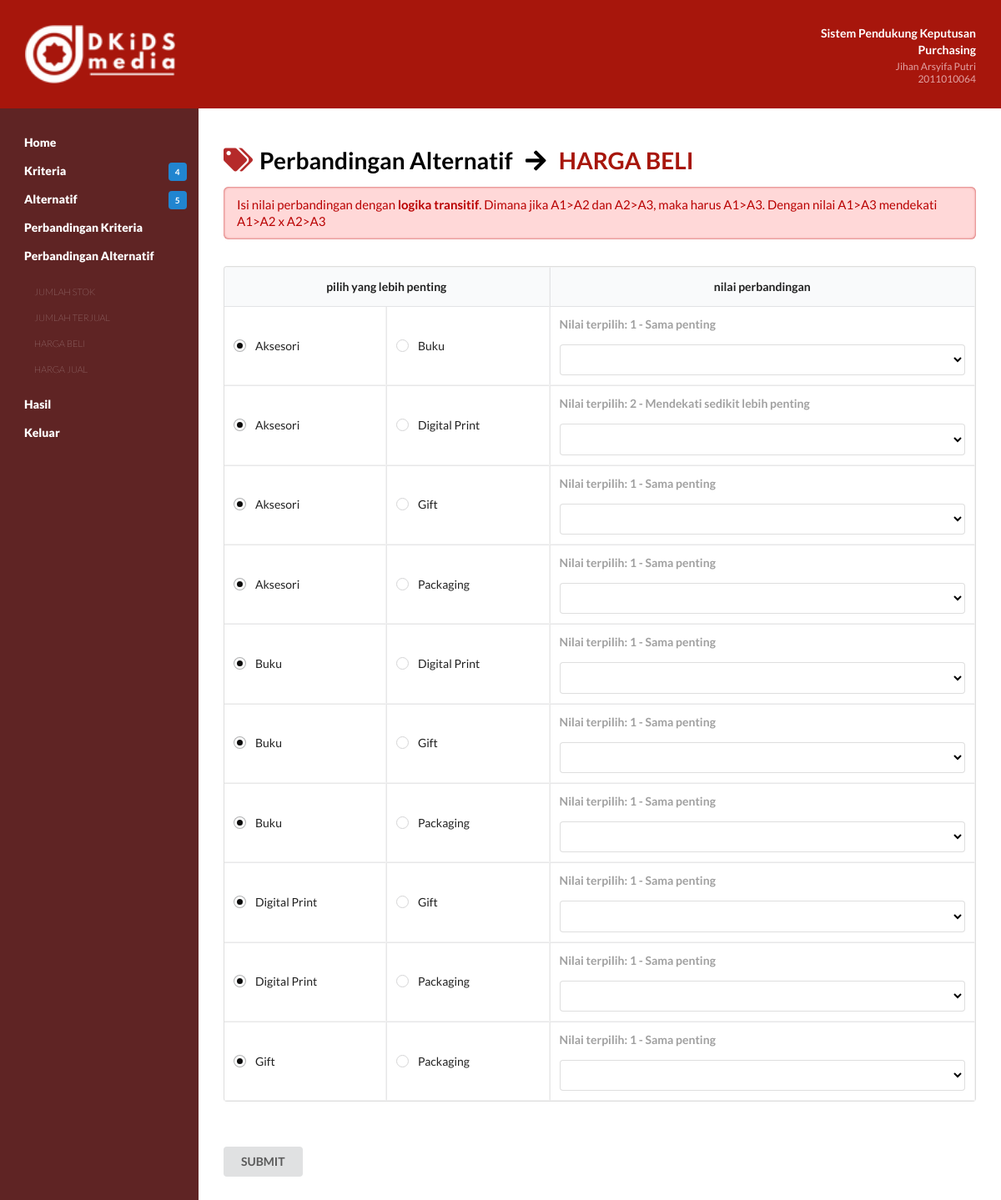
/php/bobot.php?c=3, run on the app's committed database.
### tables this page shows
CREATE TABLE `perbandingan_alternatif` (
  `id` int(11) NOT NULL,
  `alternatif1` int(11) NOT NULL,
  `alternatif2` int(11) NOT NULL,
  `pembanding` int(11) NOT NULL,
  `nilai` float NOT NULL
);

### php/config.php (called while the page is built, shortened)
<?php
	$database = 'db_dkids';
?>

### php/fungsi.php (the view, shortened to what this page needs)
<?php
function getKriteriaID($no_urut)
{
    include('config.php');
    $query = "SELECT id FROM kriteria ORDER BY id";
    $result = mysqli_query($koneksi, $query);
    $listID = [];
    while ($row = mysqli_fetch_array($result)) {
        $listID[] = $row['id'];
    }
    return $listID[$no_urut];
}
function getAlternatifID($no_urut)
{
    include('config.php');
    $query = "SELECT id FROM alternatif ORDER BY id";
    $result = mysqli_query($koneksi, $query);
    $listID = [];
    while ($row = mysqli_fetch_array($result)) {
        $listID[] = $row['id'];
    }
    return $listID[$no_urut];
}
function getKriteriaNama($no_urut)
{
    include('config.php');
    $query = "SELECT nama FROM kriteria ORDER BY id";
    $result = mysqli_query($koneksi, $query);
    $nama = [];
    while ($row = mysqli_fetch_array($result)) {
        $nama[] = $row['nama'];
    }
    return $nama[$no_urut];
}
function getJumlahAlternatif()
{
    include('config.php');
    $query = "SELECT count(*) FROM alternatif";
    $result = mysqli_query($koneksi, $query);
    $jmlData = mysqli_fetch_array($result)[0];
    return $jmlData;
}
function getJumlahKriteria()
{
    include('config.php');
    $query = "SELECT count(*) FROM kriteria";
    $result = mysqli_query($koneksi, $query);
    $jmlData = mysqli_fetch_array($result)[0];
    return $jmlData;
}
function getNilaiPerbandinganAlternatif($alternatif1, $alternatif2, $pembanding)
{
    include('config.php');
    $id_alternatif1 = getAlternatifID($alternatif1);
    $id_alternatif2 = getAlternatifID($alternatif2);
    $id_pembanding = getKriteriaID($pembanding);
    $query = "SELECT nilai FROM perbandingan_alternatif WHERE alternatif1 = $id_alternatif1 AND alternatif2 = $id_alternatif2 AND pembanding = $id_pembanding";
    $result = mysqli_query($koneksi, $query);
    if (mysqli_num_rows($result) == 0) {
        return 1;
    } else {
        while ($row = mysqli_fetch_array($result)) {
            return $row['nilai'];
        }
    }
}
function showTabelPerbandingan($jenis, $kriteria)
{
    include('config.php');
    if ($kriteria == 'kriteria') {
        $n = getJumlahKriteria();
    } else {
        $n = getJumlahAlternatif();
    }
    $query = "SELECT nama FROM $kriteria ORDER BY id";
    $result = mysqli_query($koneksi, $query);
    while ($row = mysqli_fetch_array($result)) {
        $pilihan[] = $row['nama'];
    }
    ?>
    <form class="ui form" action="proses.php" method="post">
        <table class="ui celled selectable collapsing table">
            <thead>
                <tr>
                    <th colspan="2">pilih yang lebih penting</th>
                    <th>nilai perbandingan</th>
                </tr>
            </thead>
            <tbody>
                <?php
                $urut = 0;
                for ($x = 0; $x <= ($n - 2); $x++) {
                    for ($y = ($x + 1); $y <= ($n - 1); $y++) {
                        $urut++;
                        ?>
                        <tr>
                            <td>
                                <div class="field">
                                    <div class="ui radio checkbox">
                                        <label><?php echo $pilihan[$x]; ?></label>
                                    </div>
                                </div>
                            </td>
                            <td>
                                <div class="field">
                                    <div class="ui radio checkbox">
                                        <label><?php echo $pilihan[$y]; ?></label>
                                    </div>
                                </div>
                            </td>
                            <td>
                                <div class="field">
                                    <?php
                                    if ($kriteria == 'kriteria') {
                                        $nilai = getNilaiPerbandinganKriteria($x, $y);
                                    } else {
                                        $nilai = getNilaiPerbandinganAlternatif($x, $y, ($jenis - 1));
                                    }
                                    ?>
                                    <?php
                                    if ($kriteria == 'kriteria') {
                                        $nilai = getNilaiPerbandinganKriteria($x, $y);
                                    } else {
                                        $nilai = getNilaiPerbandinganAlternatif($x, $y, ($jenis - 1));
                                    }
                                    ?>
                                    <?php
                                    $keterangan = [
                                        1 => "Sama penting",
                                        2 => "Mendekati sedikit lebih penting",
                                        3 => "Sedikit lebih penting",
                                        4 => "Mendekati lebih penting",
                                        5 => "Lebih penting",
                                        6 => "Mendekati sangat penting",
                                        7 => "Sangat penting",
                                        8 => "Mendekati mutlak penting",
                                        9 => "Mutlak sangat penting"
                                    ];
                                    $teks = isset($keterangan[$nilai]) ? $keterangan[$nilai] : "Tidak diketahui";
                                    ?>
                                    <p style="color:rgb(160, 160, 160); font-weight: bold;">
                                        Nilai terpilih: <?= $nilai . " - " . $teks ?>
                                    </p>
                                    <select name="bobot<?php echo $urut ?>" required>
                                        <option value="<?php echo $nilai ?>" selected></option>
                                        <option value="1">1 - Sama penting</option>
                                    </select>
                                </div>
                            </td>
                        </tr>
                        <?php
                    }
                }
                ?>
            </tbody>
        </table>
        <br><br><input class="ui submit button" type="submit" name="submit" value="SUBMIT">
    </form>
    <?php
}
?>

### css/style.css (style rules this page uses)
html { display: -webkit-box; display: -ms-flexbox; display: flex; -webkit-box-orient: vertical; -webkit-box-direction: normal; -ms-flex-direction: column; flex-direction: column; }
body { display: -webkit-box; display: -ms-flexbox; display: flex; -webkit-box-orient: vertical; -webkit-box-direction: normal; -ms-flex-direction: column; flex-direction: column; min-height: 100vh; }
body { margin: 0; background: #fff; }
.content table { border-collapse: collapse; }
.content th, .content td { border: 1px solid #f3f3f3; }
#b table { width: 100%; }
#b th { text-align: center; }

### data on the page
perbandingan_alternatif: x "Aksesori", y "Buku", nilai "1", nilai "Sama penting"
perbandingan_alternatif: x "Aksesori", y "Digital Print", nilai "2", nilai "Mendekati sedikit lebih penting"
perbandingan_alternatif: x "Aksesori", y "Gift", nilai "1", nilai "Sama penting"
perbandingan_alternatif: x "Aksesori", y "Packaging", nilai "1", nilai "Sama penting"
perbandingan_alternatif: x "Buku", y "Digital Print", nilai "1", nilai "Sama penting"
perbandingan_alternatif: x "Buku", y "Gift", nilai "1", nilai "Sama penting"
perbandingan_alternatif: x "Buku", y "Packaging", nilai "1", nilai "Sama penting"
perbandingan_alternatif: x "Digital Print", y "Gift", nilai "1", nilai "Sama penting"
perbandingan_alternatif: x "Digital Print", y "Packaging", nilai "1", nilai "Sama penting"
perbandingan_alternatif: x "Gift", y "Packaging", nilai "1", nilai "Sama penting"

### other printed values
getJumlahKriteria() "4"
getJumlahAlternatif() "5"
getKriteriaNama($i) "JUMLAH STOK"
getKriteriaNama($i) "JUMLAH TERJUAL"
getKriteriaNama($i) "HARGA BELI"
getKriteriaNama($i) "HARGA JUAL"
getKriteriaNama($jenis - 1) "HARGA BELI"
